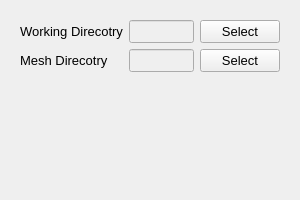
<?xml version="1.0" encoding="UTF-8"?>
<ui version="4.0">
 <class>WorkspacePage</class>
 <widget class="QWizardPage" name="WorkspacePage">
  <property name="geometry">
   <rect>
    <x>0</x>
    <y>0</y>
    <width>300</width>
    <height>200</height>
   </rect>
  </property>
  <property name="font">
   <font>
    <pointsize>10</pointsize>
   </font>
  </property>
  <property name="windowTitle">
   <string>WizardPage</string>
  </property>
  <property name="title">
   <string>Working Directory</string>
  </property>
  <layout class="QVBoxLayout" name="verticalLayout">
   <item>
    <widget class="QWidget" name="widget" native="true">
     <layout class="QGridLayout" name="gridLayout">
      <item row="0" column="0">
       <widget class="QLabel" name="label">
        <property name="text">
         <string>Working Direcotry</string>
        </property>
       </widget>
      </item>
      <item row="0" column="1">
       <widget class="QLineEdit" name="workingDirectory">
        <property name="enabled">
         <bool>false</bool>
        </property>
       </widget>
      </item>
      <item row="0" column="2">
       <widget class="QPushButton" name="workingDirectorySelect">
        <property name="text">
         <string>Select</string>
        </property>
       </widget>
      </item>
      <item row="1" column="0">
       <widget class="QLabel" name="label_2">
        <property name="text">
         <string>Mesh Direcotry</string>
        </property>
       </widget>
      </item>
      <item row="1" column="1">
       <widget class="QLineEdit" name="meshDirectory">
        <property name="enabled">
         <bool>false</bool>
        </property>
       </widget>
      </item>
      <item row="1" column="2">
       <widget class="QPushButton" name="meshSelect">
        <property name="text">
         <string>Select</string>
        </property>
       </widget>
      </item>
     </layout>
    </widget>
   </item>
   <item>
    <spacer name="verticalSpacer">
     <property name="orientation">
      <enum>Qt::Vertical</enum>
     </property>
     <property name="sizeHint" stdset="0">
      <size>
       <width>20</width>
       <height>40</height>
      </size>
     </property>
    </spacer>
   </item>
  </layout>
 </widget>
 <resources>
  <include location="../../resource.qrc"/>
 </resources>
 <connections/>
</ui>
